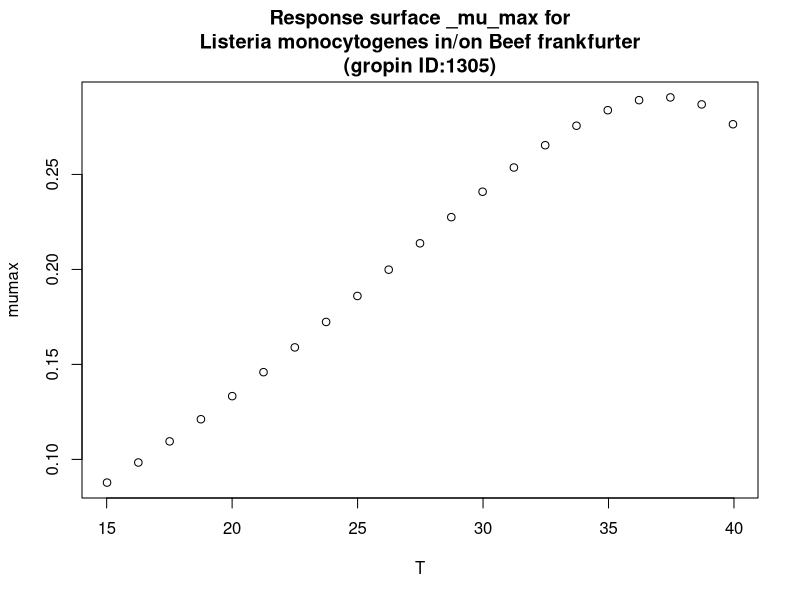

Source code (R):
#############################
# start of Parameter script
#############################
T <- seq(15.015,39.96003996004,length.out=21)
#############################
# end of Parameter script
#############################
############################# 
# start of Model script Gropin ID 1305 
#############################
 
# constant coefficients for this model
 
variables <- data.frame(T)
argumentsPar <- unique.data.frame(expand.grid(variables))
 
# heart of the model
response_surface <- function(T) {
   mumax <-0.000199*((T+6.05)^2)*(1-exp(0.163*(T-46.51)))

	return(mumax=mumax)
} 

# output parameters
responseSurface <- cbind(argumentsPar,response_surface(argumentsPar['T']))
colnames(responseSurface) <- c(colnames(argumentsPar),'mumax')
#############################
# End of Model script
#############################
############################# 
# start of Visualisation script Gropin ID 1305 
#############################
titleText <-'Response surface _mu_max for
Listeria monocytogenes in/on Beef frankfurter
(gropin ID:1305)'
plot(T,responseSurface$'mumax',xlab='T',
                          ylab='mumax',main=titleText)
#############################
# End of Visualisation script
#############################
